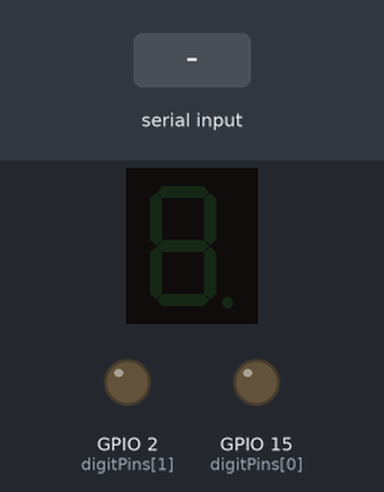
The sketch below on a simulated ESP32. Parts: 1-digit seven-segment display, output pins drawn as LEDs (lit = HIGH). Wiring (inferred from the names in the program): 1-digit 7-segment display, segments lit when HIGH: segments GPIO 0, GPIO 12, GPIO 13, GPIO 27, GPIO 14, GPIO 4, GPIO 21, GPIO 19. Inputs (shaded band) come from the test bench. WiFi joins after 1.5 s; servers stay silent unless stated; uploads are accepted with an empty reply; the segment pins are drawn as the display they are named for; pins used as bus, display or sensor lines are not drawn; what the sketch prints to the serial monitor is not drawn.

Above: at 3.2 s.
3.3 s: "90,45\n" received over Serial
At 6.66 s:
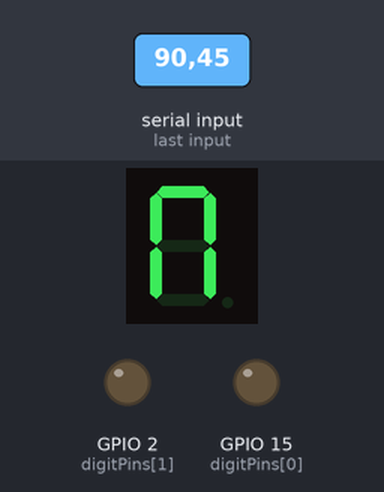
At 7.32 s:
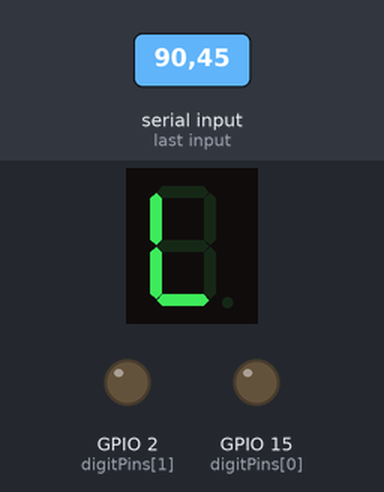
Timing chart, 0 to 8.8 s (numbered marks = the images above; inputs shaded):
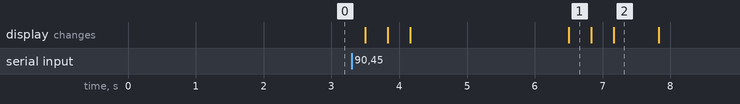

The sketch:

http7seg.ino
```cpp
#include <WiFi.h>
#include <HTTPClient.h>
#include <ArduinoJson.h>

const char* ssid = "Galaxy A51 241D";
const char* password = "pbut8223";

int movieID;
String movieName;
int duration;
String overview;

const int digitPins[] = {15, 2};
const int segmentPins[] = {0, 12, 13, 27, 14, 4, 21, 19};
//                         A   B   C   D   E  F   G  DP
const uint8_t charSegments[36][7] = {
  // 0-9
  {1, 1, 1, 1, 1, 1, 0}, // 0
  {0, 1, 1, 0, 0, 0, 0}, // 1
  {1, 1, 0, 1, 1, 0, 1}, // 2
  {1, 1, 1, 1, 0, 0, 1}, // 3
  {0, 1, 1, 0, 0, 1, 1}, // 4
  {1, 0, 1, 1, 0, 1, 1}, // 5
  {1, 0, 1, 1, 1, 1, 1}, // 6
  {1, 1, 1, 0, 0, 0, 0}, // 7
  {1, 1, 1, 1, 1, 1, 1}, // 8
  {1, 1, 1, 1, 0, 1, 1}, // 9
  // A-Z
  {1, 1, 1, 0, 1, 1, 1}, // A
  {0, 0, 1, 1, 1, 1, 1}, // b
  {1, 0, 0, 1, 1, 1, 0}, // C
  {0, 1, 1, 1, 1, 0, 1}, // d
  {1, 0, 0, 1, 1, 1, 1}, // E
  {1, 0, 0, 0, 1, 1, 1}, // F
  {1, 0, 1, 1, 1, 1, 0}, // G
  {0, 1, 1, 0, 1, 1, 1}, // H
  {0, 0, 1, 0, 0, 0, 1}, // I
  {0, 1, 1, 1, 1, 0, 0}, // J
  {1, 0, 1, 0, 1, 1, 1}, // K
  {0, 0, 0, 1, 1, 1, 0}, // L
  {1, 1, 1, 0, 1, 0, 1}, // M
  {1, 1, 1, 0, 1, 1, 0}, // N
  {1, 1, 1, 1, 1, 1, 0}, // O
  {1, 1, 0, 0, 1, 1, 1}, // P
  {1, 1, 1, 0, 0, 1, 1}, // Q
  {1, 1, 0, 0, 1, 1, 0}, // R
  {1, 0, 1, 1, 0, 1, 1}, // S
  {0, 0, 0, 1, 1, 1, 1}, // T
  {0, 1, 1, 1, 1, 1, 0}, // U
  {0, 1, 1, 1, 1, 1, 0}, // V
  {0, 1, 1, 1, 0, 1, 1}, // W
  {1, 1, 1, 0, 1, 1, 1}, // X
  {0, 1, 1, 1, 0, 1, 1}, // Y
  {1, 1, 0, 1, 1, 0, 1}  // Z
};

void setup() {
  Serial.begin(115200);
  connectToWiFi();
  setupDisplay();
}

void loop() {
  if (Serial.available() > 0) {
    movieID = Serial.parseInt();
    if(movieID > 0) {
      fetchMovieData(movieID);
    }
  }
}

void connectToWiFi() {
  WiFi.begin(ssid, password);
  while (WiFi.status() != WL_CONNECTED) {
    delay(1000);
    Serial.println("Connecting to WiFi...");
  }
  Serial.println("Connected to WiFi");
}

void fetchMovieData(int id) {
  HTTPClient http;
  String url = "http://proiectia.bogdanflorea.ro/api/marvel-movies/movie?id=" + String(id);
  http.begin(url);

  int httpCode = http.GET();
  if (httpCode > 0) {
    String payload = http.getString();
    parseJSON(payload);
  } else {
    Serial.println("Error on HTTP request");
  }
  http.end();
}

void parseJSON(String json) {
  DynamicJsonDocument doc(2048);
  deserializeJson(doc, json);

  movieName = doc["title"].as<String>();
  duration = doc["duration"].as<int>();
  overview = doc["overview"].as<String>();

  displayData();
}

void setupDisplay() {

  for (int i = 0; i < 8; i++) {
    pinMode(segmentPins[i], OUTPUT);
    digitalWrite(segmentPins[i], LOW);
  }

  for (int i = 0; i < 2; i++) {
    pinMode(digitPins[i], OUTPUT);
    digitalWrite(digitPins[i], LOW);
  }
}

void displayData() {
  Serial.println("PIA - Echipa 223");

  scrollText(String(movieID), 1);
Serial.println();
  delay(2000);

  scrollText(movieName, 2);
Serial.println();
  delay(2000);

  scrollText(String(duration), 3);
Serial.println();
  delay(2000);

  Serial.print("ID: " + String(movieID));
  Serial.print(" | Title: " + movieName);
 // Serial.print(" | Duration: " + String(duration) + " min.");
  Serial.print('\n');
  Serial.print("  Descriere: " + overview);
  Serial.print('\n');

  Serial.println("Universul Marvel");
  Serial.print("WiFi: ");
  Serial.print(ssid);
  Serial.print(" | RSSI: ");
  Serial.print(WiFi.RSSI());
  Serial.println(" dB");
}

void scrollText(String text, int paramNumber) {
  String displayText = " " + text + " ";
  for (int i = 0; i < displayText.length() - 1; i++) {
    setCharacters(displayText[i], displayText[i + 1]);
   if(i!=0) printSerial(String(paramNumber));
    delay(330);
  }
}

void printSerial(String paramNumber) {
Serial.print(paramNumber);
//  Serial.println();
}

void setCharacters(char c1, char c2) {
  uint8_t index1 = getCharIndex(c1);
  uint8_t index2 = getCharIndex(c2);

  if (index1 != 0xFF) {
    setDigit(0, index1);
  } else {
    clearDigit(0);
  }

  if (index2 != 0xFF) {
    setDigit(1, index2);
  } else {
    clearDigit(1);
  }
}

void setDigit(int digit, uint8_t index) {
  digitalWrite(digitPins[digit], HIGH);
  for (int i = 0; i < 7; i++) {
    digitalWrite(segmentPins[i], charSegments[index][i]);
  }
  delay(1);
  digitalWrite(digitPins[digit], LOW);
}

void clearDigit(int digit) {
  digitalWrite(digitPins[digit], HIGH);
  for (int i = 0; i < 7; i++) {
    digitalWrite(segmentPins[i], LOW);
  }
  delay(1);
  digitalWrite(digitPins[digit], LOW);
}

uint8_t getCharIndex(char c) {
  if (c >= '0' && c <= '9') {
    return c - '0';
  } else if (c >= 'A' && c <= 'Z') {
    return c - 'A' + 10;
  } else if (c >= 'a' && c <= 'z') {
    return c - 'a' + 10;
  }
  return 0xFF;
}
```

Measured:
- after the input at 3.3 s, the display: first changes after 0.20 s (image 1 shows a later state)
